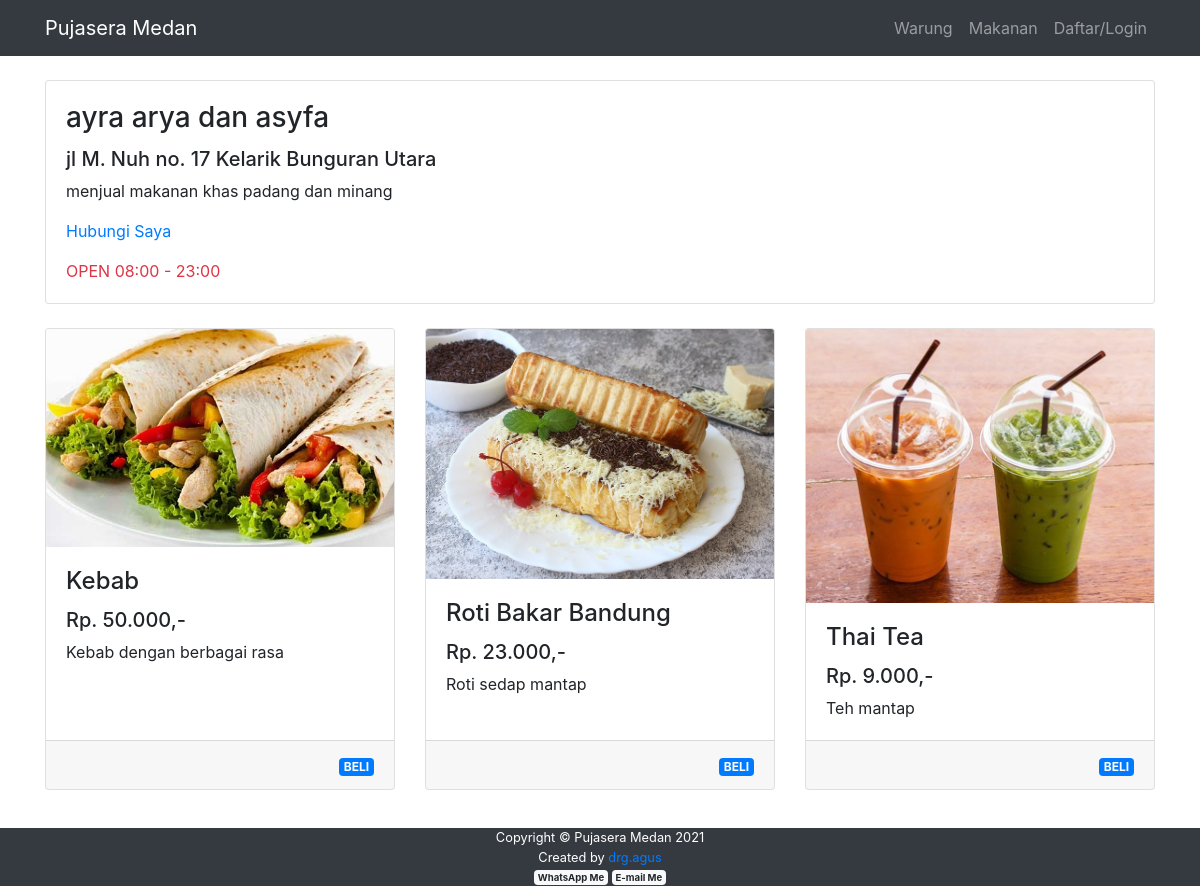
Page /buy/shopbyid/1 on the committed database.
### tables this page shows
CREATE TABLE `company` (
  `id` int(11) NOT NULL,
  `name` varchar(128) NOT NULL,
  `about1` varchar(1000) NOT NULL,
  `about2` varchar(1000) NOT NULL,
  `about3` varchar(1000) NOT NULL,
  `created` varchar(128) NOT NULL,
  `aboutme` varchar(2000) NOT NULL,
  `email` varchar(50) NOT NULL
);

CREATE TABLE `shop` (
  `shop_id` int(11) NOT NULL,
  `user_id` int(11) NOT NULL,
  `name` varchar(128) NOT NULL,
  `about` varchar(512) NOT NULL,
  `address` varchar(256) NOT NULL,
  `phonenumber` bigint(15) NOT NULL,
  `open` time NOT NULL,
  `closed` time NOT NULL,
  `is_active` int(11) NOT NULL
);

CREATE TABLE `product` (
  `product_id` int(11) NOT NULL,
  `shop_id` int(11) NOT NULL,
  `name` varchar(128) NOT NULL,
  `about` varchar(512) NOT NULL,
  `price` int(11) NOT NULL,
  `image` varchar(128) NOT NULL,
  `is_active` int(1) NOT NULL
);

### application/controllers/Buy.php (called while the page is built, shortened)
<?php
class Buy extends CI_Controller {
	public function __construct()
	{
		$this->load->model('company_model');
	}
	public function shopbyid($id)
	{
		$data['company']= $this->company_model->getCompany();
		$data['user']= $this->db->get_where('user', ['email'=>$this->session->userdata('email')])->row_array();
		$data['title'] = $data['company']['name'];
		$this->load->model('buy_model');
		$data['shop']= $this->buy_model->getShopByShopId($id);
		$data['product']= $this->buy_model->getProductByShopId($id);
		$data['image']= $this->buy_model->getImageUser($data['shop']['user_id']);
		$this->load->view('templates/header_public', $data);
		$this->load->view('buy/shopbyid', $data);
		$this->load->view('templates/footer_public',$data);
	}
}

### index.php (called while the page is built, shortened)
<?php
require_once BASEPATH.'core/CodeIgniter.php';

### application/models/Company_model.php (called while the page is built, shortened)
<?php
class company_model extends CI_model{
	public function getCompany()
	{
		return $this->db->get('company')->row_array();
	}
}
?>

### application/models/Buy_model.php (called while the page is built, shortened)
<?php
class buy_model extends CI_model{
	public function getShopByShopId($shop_id)
	{
		return $this->db->get_where('shop',['shop_id' => $shop_id, 'is_active' => 1 ])->row_array();
	}
	public function getProductByShopId($shop_id)
	{
		return $this->db->get_where('product',['shop_id' => $shop_id, 'is_active' => 1 ])->result_array();
	}
}
?>

### application/views/buy/shopbyid.php (the view)
<div class="container">
  <div class="row">
    <div class="col-lg-12">
      <div class="card mt-4">
        <div class="card-body">
          <h3 class="card-title"><?= $shop['name'];?></h3>
          <h5><?= $shop['address'];?></h5>
          <p class="card-text"><?= $shop['about'];?></p>
          <p class="card-text"><a href="https://wa.me/62<?= $shop['phonenumber'];?>?text=<?= $shop['name'];?>" target=_blank>Hubungi Saya</a></p>
          <span class="text-danger"><?= "OPEN  ".date("H:i", strtotime($shop['open']))." - ".date("H:i", strtotime($shop['closed'])); ?></span>
        </div>
      </div>
    </div>
  </div>
  <div class="row mt-4">
        <?php foreach ($product as $product) : ?>
        <div class="col-lg-4 col-md-6 mb-4">
          <div class="card h-100">
            <img class="card-img-top" src="<?= base_url('assets/img/product/').$product['image'];?>">
            <div class="card-body">
              <h4 class="card-title">
                <?= $product['name'] ?>
              </h4>
              <h5>Rp. <?= number_format($product['price'], 0, ",", "."); ?>,-</h5>
              <p class="card-text"><?= $product['about'] ?></p>
            </div>
            <div class="card-footer text-right">
              <a href="<?= base_url('cart/add_cart/').$product['product_id']; ?>" class="badge badge-primary">BELI</a>
            </div>
          </div>
        </div>
      <?php endforeach ;?>
  </div>
</div>

### application/views/templates/header_public.php (shortened to what this page needs)
<!DOCTYPE html>
<html lang="en">
<head>
  <link href="<?= base_url('assets/') ;?>vendor/fontawesome-free/css/all.min.css" rel="stylesheet" type="text/css">
  <link href="<?= base_url('assets/vendor/bootstrap/css/bootstrap.min.css');?>" rel="stylesheet">
  <link href="<?= base_url('assets/css/shop-homepage.css'); ?>" rel="stylesheet">
</head>
<body>
  <nav class="navbar navbar-expand-lg navbar-dark bg-dark fixed-top">
    <div class="container">
      <a class="navbar-brand" href="<?= base_url('buy');?>"><?= $company['name'];?></a>
      <div class="collapse navbar-collapse" id="navbarResponsive">
        <ul class="navbar-nav ml-auto">
          <li class="nav-item">
            <a class="nav-link" href="<?= base_url('buy/shop');?>">Warung</a>
          </li>
          <li class="nav-item">
            <a class="nav-link" href="<?= base_url('buy');?>">Makanan</a>
          </li>
          <?php if ($user) : ?>
           <li class="nav-item dropdown">
        <a class="nav-link dropdown-toggle" href="#" id="navbarDropdown" role="button" data-toggle="dropdown" aria-haspopup="true" aria-expanded="false">
          <?= $user['name']; ?>
        </a>
        <div class="dropdown-menu" aria-labelledby="navbarDropdown">
          <a class="dropdown-item" href="<?= base_url(); ?>user">
            <i class="fas fa-user-cog fa-sm fa-fw mr-2 text-gray-400"></i>
            Pengaturan
          </a>
                <?php if ($user['role_id'] == 3) : ?>
                    <a class="dropdown-item" href="<?= base_url(); ?>cart">
                    <i class="fas fa-cart-arrow-down fa-sm fa-fw mr-2 text-gray-400"></i>
                    Keranjang Saya
                    </a>
                <?php endif ;?>
          <div class="dropdown-divider"></div>
          <a class="dropdown-item" href="<?= base_url('auth/logout') ?>" data-toggle="modal" data-target="#logoutModal">
              <i class="fas fa-sign-out-alt fa-sm fa-fw mr-2 text-gray-400"></i>Logout
          </a>
        </div>
      </li>
          <?php else : ?>
      <li class="nav-item">
            <a class="nav-link" href="<?= base_url('auth');?>">Daftar/Login</a>
          </li>
          <?php endif;?>
        </ul>
      </div>
    </div>
  </nav>

### application/views/templates/footer_public.php (shortened to what this page needs)
<br><br><br>
  <footer class="bg-dark fixed-bottom">
    <div class="container">
      <small>
      <p class="m-0 text-center text-white">Copyright &copy; <?= $company['name']; ?> <?= date('Y');?></p>
      <p class="m-0 text-center text-white">Created by <a href="http://www.drgagus.com" class="card-link" target=_blank >drg.agus</a></p>
      <p class="m-0 text-center text-white">
        <a href="https://wa.me/6285264659191" target=_blank class="badge badge-light" >WhatsApp Me</a> <a href="mailto:agsur137@gmail.com" target=_blank class="badge badge-light">E-mail Me</a>
      </p>
    </small>
    </div>
  </footer>
</body>
</html>

### assets/css/shop-homepage.css (style rules this page uses)
body { padding-top: 56px; }

### rows in the picture
company: name "Pujasera Medan"
shop: name "ayra arya dan asyfa", address "jl M. Nuh no. 17 Kelarik Bunguran Utara", about "menjual makanan khas padang dan minang", open "08:00", closed "23:00"
product: image (picture), name "Kebab", price "50.000", about "Kebab dengan berbagai rasa"
product: image (picture), name "Roti Bakar Bandung", price "23.000", about "Roti sedap mantap"
product: image (picture), name "Thai Tea", price "9.000", about "Teh mantap"
